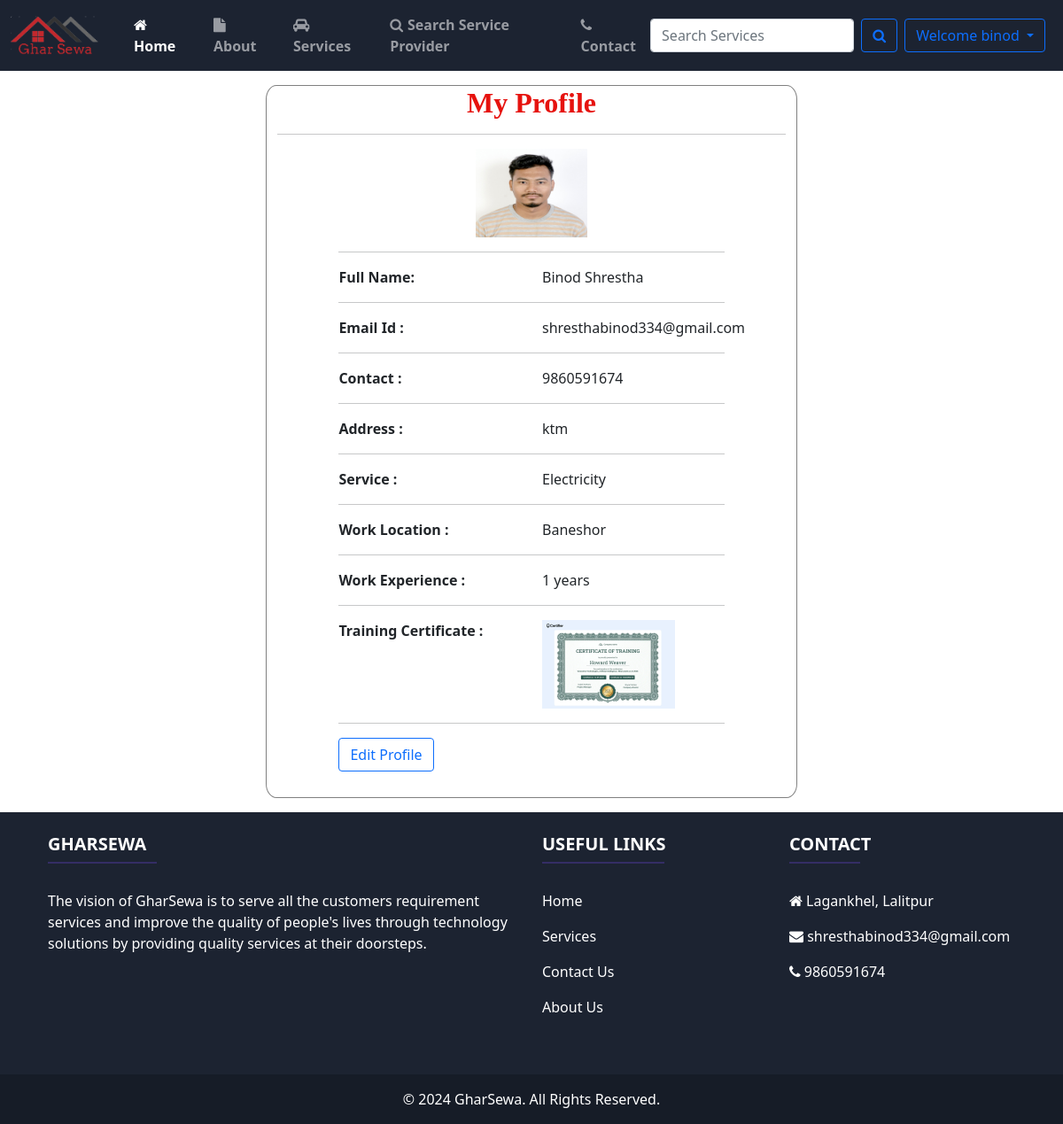
/profile/ (signed in), run on the app's committed database.
### home/models.py (models this page shows, shortened)
class Service_Man(models.Model):
    status = models.ForeignKey(Status, on_delete=models.CASCADE, null=True)
    city = models.ForeignKey(
        City, on_delete=models.CASCADE, null=True, blank=True)
    user = models.ForeignKey(User, on_delete=models.CASCADE, null=True)
    phone = models.CharField(max_length=20, null=True)
    image = models.ImageField(upload_to='service_man/', null=True)
    cert = models.FileField(upload_to='service_man/', null=True, default='service_man/certificate.png')
    address = models.CharField(max_length=100, null=True)
    service = models.ForeignKey(
        Service, on_delete=CASCADE, null=True, blank=True)
    experience = models.IntegerField(default=0)
    date_joined = models.DateField(auto_now_add=True)

class Service(models.Model):
    service_id = models.AutoField(primary_key=True)
    service_name = models.CharField(max_length=50)
    service_desc = models.TextField()
    image = models.FileField(null=True)
    pub_date = models.DateField(auto_now_add=True)

class City(models.Model):
    city = models.CharField(max_length=100, blank=True)

### home/views.py (the view)
# urls.py: path('profile/', views.profile, name='profile'),
@login_required(login_url='login')
def profile(request):
    users = User.objects.get(id=request.user.id)
    try:
        page = False
        profile = Customer.objects.get(user=users)
    except:
        page = True
        profile = Service_Man.objects.get(user=users)
    return render(request, 'profile.html', {'profile': profile, 'page': page})

### templates/profile.html (shortened to what this page needs)
{% extends 'base.html' %}
{% load static %}
{% block body %}
<div class="container profile-box w-50 my-3">
    <h2>My Profile</h2>
    <hr>
    <div align=" left" class="container-fluid" style="width:80%;margin-bottom:5%">
        <div class="row justify-content-center">
                <img src="{{profile.image.url}}" style="width:150px;height:100px"></img>
        </div>
        <hr>
        <div class="row">
            <div class="col-md-6 div2">
                <strong>Full Name:</strong>
            </div>
            <div class="col-md-6 div1">
                {{profile.user.first_name}} {{profile.user.last_name}}
            </div>
        </div>
        <hr>
        <div class="row">
            <div class="col-md-6 div2">
                <strong>Email Id :</strong>
            </div>
            <div class="col-md-6 div1">
                {{profile.user.email}}
            </div>
        </div>
        <hr>
        <div class="row">
            <div class="col-md-6 div2">
                <strong>Contact :</strong>
            </div>
            <div class="col-md-6 div1">
                {{profile.phone}}
            </div>
        </div>
        <hr>
        <div class="row">
            <div class="col-md-6 div2">
                <strong>Address :</strong>
            </div>
            <div class="col-md-6 div1">
                {{profile.address}}
            </div>
        </div>
        <hr>
        {% if page %}
        <div class="row">
            <div class="col-md-6 div2">
                <strong>Service :</strong>
            </div>
            <div class="col-md-6 div1">
                {{profile.service.service_name}}
            </div>
        </div>
        <hr>
        <div class="row">
            <div class="col-md-6 div2">
                <strong>Work Location :</strong>
            </div>
            <div class="col-md-6 div1">
                {{profile.city.city}}
            </div>
        </div>
        <hr>
        <div class="row">
            <div class="col-md-6 div2">
                <strong>Work Experience :</strong>
            </div>
            <div class="col-md-6 div1">
                {{profile.experience}} years
            </div>
        </div>
        <hr>
        <div class="row">
            <div class="col-md-6 div2">
                <strong>Training Certificate :</strong>
            </div>
            <div class="col-md-6 div1">
                <img src="{{profile.cert.url}}" style="width:150px;height:100px"></img>
            </div>
        </div>
        <hr>
        {% endif %}
        <a href="{% url 'editprofile' %}" class="btn btn-outline-primary">Edit Profile</a>
</div>
</div>
{% endblock body %}

### templates/base.html (shortened to what this page needs)
{% load static %}
<!DOCTYPE html>
<html lang="en">
<head>
    <link rel="stylesheet" href="https://cdnjs.cloudflare.com/ajax/libs/jquery-confirm/3.3.2/jquery-confirm.min.css">
    <link href="https://cdn.jsdelivr.net/npm/bootstrap@5.0.1/dist/css/bootstrap.min.css" rel="stylesheet"
>
    <link rel="stylesheet" href="https://cdnjs.cloudflare.com/ajax/libs/font-awesome/4.7.0/css/font-awesome.min.css">
    <link rel="stylesheet" href="https://stackpath.bootstrapcdn.com/font-awesome/4.7.0/css/font-awesome.min.css">
    <link rel="stylesheet" href="{% static '/css/style.css' %}">
</head>
<body>
    <nav class="navbar navbar-expand-lg navbar-dark" style="background-color: #1c2331;">
        <div class="container-fluid">
            <a class="navbar-brand" href="/"><img src="{% static 'img/logo.png' %}" style="width: 100px;" /></a>
            <div class="collapse navbar-collapse" id="navbarSupportedContent">
                <ul class="navbar-nav me-auto mb-2 mb-lg-0" style="font-weight: 600;">
                    <li class="nav-item" style="margin-left: 15px;">
                        <a class="nav-link active" aria-current="page" href="/"> <i class="fa fa-home"
                                style="padding-right: 5px;"></i>Home</a>
                    </li>
                    <li class="nav-item" style="margin-left: 15px;">
                        <a class="nav-link" href="/about"><i class="fa fa-file"
                                style="padding-right: 5px;"></i>About</a>
                    </li>
                    <li class="nav-item" style="margin-left: 15px;">
                        <a class="nav-link" href="/services"><i class="fa fa-car"
                                style="padding-right: 5px;"></i>Services</a>
                    </li>
                    <li class="nav-item" style="margin-left: 15px;">
                        <a class="nav-link" href="{% url 'search_user' %}"><i class="fa fa-search"
                                style="padding-right: 5px;"></i>Search Service Provider</a>
                    </li>
                    <li class="nav-item" style="margin-left: 15px;">
                        <a class="nav-link" href="/contact"><i class="fa fa-phone"
                                style="padding-right: 5px;"></i>Contact</a>
                    </li>
                </ul>
                <form class="d-flex" action="/search" method="GET">
                    <input class="form-control me-2" type="search" name="search" id="search"
                        placeholder="Search Services" aria-label="Search" required>
                    <button class="btn btn-outline-primary" type="submit"><i class="fa fa-search"></i></button>
                </form>
                <div class="m-2">
                    {% if user.is_authenticated %}
                    <span class="dropdown">
                        <button class="btn btn-outline-primary dropdown-toggle" type="button" id="userid"
                            data-bs-toggle="dropdown" aria-expanded="false">
                            Welcome {{request.user}}
                        </button>
                    </span>
                {% endif %}
            </div>
        </div>
        </div>
    </nav>
    {% block body %}{% endblock body %}
    <footer class="text-white" style="background-color: #1c2331;">
        <div class="container p-4">
            <div class="row">
                <div class="col-lg-6 col-md-12 mb-4">
                    <h5 class="text-uppercase fw-bold">GharSewa</h5>
                    <hr class="mb-4 mt-0 d-inline-block mx-auto"
                        style="width: 123px; background-color: #7c4dff; height: 2px" />
                    <p>
                        The vision of GharSewa is to serve all the customers requirement services and improve the
                        quality of
                        people's lives through technology solutions by providing quality services at their
                        doorsteps.
                    </p>
                </div>
                <div class="col-lg-3 col-md-6 mb-4">
                    <h5 class="text-uppercase fw-bold">Useful links</h5>
                    <hr class="mb-4 mt-0 d-inline-block mx-auto"
                        style="width: 138px; background-color: #7c4dff; height: 2px" />
                    <p>
                        <a href="#!" class="text-white">Home</a>
                    </p>
                    <p>
                        <a href="/services/" class="text-white">Services</a>
                    </p>
                    <p>
                        <a href="/contact/" class="text-white">Contact Us</a>
                    </p>
                    <p>
                        <a href="/about/" class="text-white">About Us</a>
                    </p>
                </div>
                <div class="col-lg-3 col-md-6 mb-4">
                    <h5 class="text-uppercase fw-bold">Contact</h5>
                    <hr class="mb-4 mt-0 d-inline-block mx-auto"
                        style="width: 80px; background-color: #7c4dff; height: 2px" />
                    <p><i class="fa fa-home mr-3"></i>
                        <a href="https://www.google.com/maps?q=Lagankhel,+Lalitpur" target="_blank" class="text-white">Lagankhel, Lalitpur</a>
                      </p>
                    <p><i class="fa fa-envelope mr-3"></i>
                        <a href="mailto:shresthabinod334@gmail.com" class="text-white">shresthabinod334@gmail.com</a>
                      </p>
                    <p><i class="fa fa-phone mr-3"></i>
                        <a href="tel:9860591674" class="text-white">9860591674</a>
                      </p>
                </div>
            </div>
        </div>
        <div class="text-center p-3" style="background-color: rgba(0, 0, 0, 0.2)">
            © 2024 GharSewa. All Rights Reserved.
        </div>
    </footer>
</body>
</html>

### static/css/style.css (style rules this page uses)
:root { --font1: "Montserrat"; --font2: "Roboto Slab"; --color1: #708ce7; }
* { box-sizing: border-box; margin: 0; padding: 0; }
html { scroll-behavior: smooth; }
body { overflow-x: hidden; line-height: 1.5; }
img { display: block; }
.row { justify-content: space-between; }

### templates/base.html (style rules this page uses)
a { text-decoration: none; }

### templates/profile.html (style rules this page uses)
a { text-decoration: none; color: black; }
.profile-box { border: 1px solid grey; border-radius: 2%; }
.profile-box h2 { font-weight: bold; font-family: 'Monotype Corsiva'; color: #E6120E; text-align: center; }

### data on the page
Service_Man: image (picture), user.first_name "Binod", user.last_name "Shrestha", user.email "shresthabinod334@gmail.com", phone "9860591674", address "ktm", service.service_name "Electricity", city.city "Baneshor", experience "1", cert (picture)

### other printed values
{{ request.user }} "binod"
